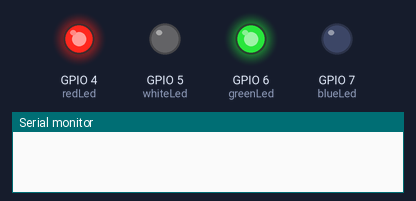
Simulated run of this sketch. Board: ESP32-S3. On the bench: output pins drawn as LEDs (lit = HIGH), the last lines printed to the serial monitor.

Above: at 0.1 s.
At 3.6 s:
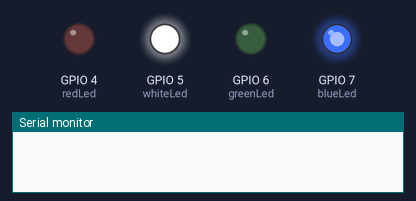
At 8.1 s:
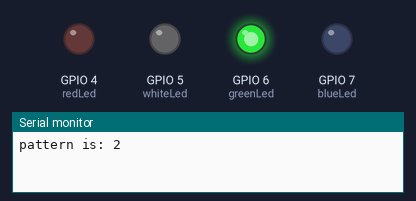
At 16.6 s:
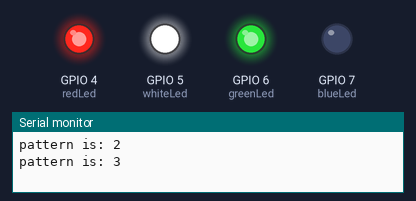
At 25.6 s:
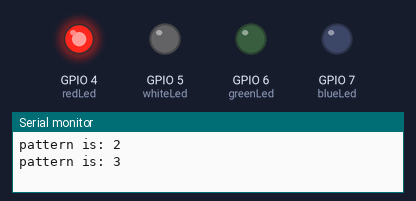
At 34.2 s:
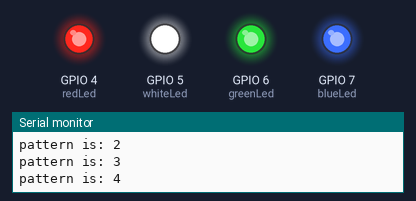
Timing chart, 0 to 40.0 s (numbered marks = the images above):
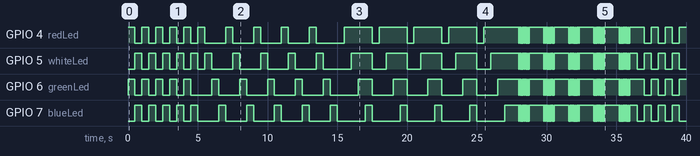

Measured:
- by itself, GPIO 4 (redLed): LOW → HIGH at 0.00 s, → LOW 0.50 s later, → HIGH 0.50 s later, → LOW 0.50 s later, … (115 changes in this stretch)
- by itself, GPIO 5 (whiteLed): LOW → HIGH at 0.50 s, → LOW 0.50 s later, → HIGH 0.50 s later, → LOW 0.50 s later, … (116 changes in this stretch)
- by itself, GPIO 6 (greenLed): LOW → HIGH at 0.00 s, → LOW 0.50 s later, → HIGH 0.50 s later, → LOW 0.50 s later, … (115 changes in this stretch)
- by itself, GPIO 7 (blueLed): LOW → HIGH at 0.50 s, → LOW 0.50 s later, → HIGH 0.50 s later, → LOW 0.50 s later, … (116 changes in this stretch)

The sketch:

SS1_OliviaM.ino
```cpp
/*
////////////////////////////////////////////////////////
Assignment 1
MTEC 2280
Olivia Mundie
////////////////////////////////////////////////////////
*/

int ms = 500;
int pattern = 1; // to cycle through different patterns

// pin numbers of the LEDs
int redLed = 4;
int whiteLed = 5;
int greenLed = 6;
int blueLed = 7;

void setup() {
  pinMode(redLed, OUTPUT);
  pinMode(whiteLed, OUTPUT);
  pinMode(greenLed, OUTPUT);
  pinMode(blueLed, OUTPUT);
  Serial.begin(115200);
}

void loop() {
  // two on, two off
  if (pattern==1){
    for (int i=0;i<5;i++){
      digitalWrite(redLed, HIGH);
      digitalWrite(whiteLed, LOW);
      digitalWrite(greenLed, HIGH);
      digitalWrite(blueLed, LOW);
      delay(ms);
      digitalWrite(redLed, LOW);
      digitalWrite(whiteLed, HIGH);
      digitalWrite(greenLed, LOW);
      digitalWrite(blueLed, HIGH);
      delay(ms);
    }
  }

  // one on at a time
  else if (pattern==2){
    for (int i=0;i<5;i++){
      digitalWrite(redLed, HIGH);
      digitalWrite(whiteLed, LOW);
      digitalWrite(greenLed, LOW);
      digitalWrite(blueLed, LOW);
      delay(ms);
      digitalWrite(redLed, LOW);
      digitalWrite(whiteLed, HIGH);
      digitalWrite(greenLed, LOW);
      digitalWrite(blueLed, LOW);
      delay(ms);
      digitalWrite(redLed, LOW);
      digitalWrite(whiteLed, LOW);
      digitalWrite(greenLed, HIGH);
      digitalWrite(blueLed, LOW);
      delay(ms);
      digitalWrite(redLed, LOW);
      digitalWrite(whiteLed, LOW);
      digitalWrite(greenLed, LOW);
      digitalWrite(blueLed, HIGH);
      delay(ms);
    }
  }

  // each one comes on then all turn off
  else if (pattern==3){
    for (int i=0;i<5;i++){
      digitalWrite(redLed, LOW);
      digitalWrite(whiteLed, LOW);
      digitalWrite(greenLed, LOW);
      digitalWrite(blueLed, LOW);
      delay(ms);
      digitalWrite(redLed, HIGH);
      delay(ms);
      digitalWrite(whiteLed, HIGH);
      delay(ms);
      digitalWrite(greenLed, HIGH);
      delay(ms);
      digitalWrite(blueLed, HIGH);
      delay(ms);
    }
  }

  // all on and flash
  else if (pattern==4){
    for (int i=0;i<5;i++){
      digitalWrite(redLed, HIGH);
      digitalWrite(whiteLed, HIGH);
      digitalWrite(greenLed, HIGH);
      digitalWrite(blueLed, HIGH);
      delay(ms);
      for(int i=0;i<8;i++){ // flash 8 times
        digitalWrite(redLed, LOW);
        digitalWrite(whiteLed, LOW);
        digitalWrite(greenLed, LOW);
        digitalWrite(blueLed, LOW);
        delay(50);
        digitalWrite(redLed, HIGH);
        digitalWrite(whiteLed, HIGH);
        digitalWrite(greenLed, HIGH);
        digitalWrite(blueLed, HIGH);
        delay(50);
      }
      delay(ms);
    }
  }

  pattern++; // move to next pattern
  if (pattern>4){ // reset after 4
    pattern=1;
  }

  Serial.printf("pattern is: %i \n", pattern); // just to track what pattern we're on

}
```
